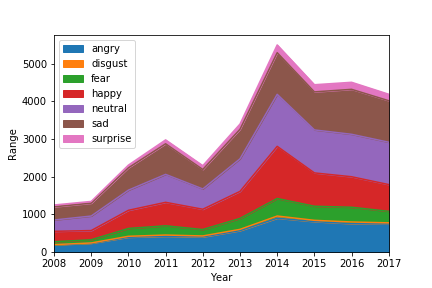
#> input picture Movie Analysis/1555539227.29893.png, 432 x 288 px
$ jupyter execute --allow-errors Untitled1.ipynb
#> lines starting #> are read from the running program, lines starting #| are printed output that depends on the picture; after the words box and inside, x2 and y2 are one past the last pixel; in counts of white or black regions, pixels touching at a corner belong together
#> (reads Movie Analysis/movie_name_char_mentions_centrality.csv from the repository)
#> (reads Movie Analysis/movie_emotion_year.csv from the repository)
#> (reads Movie Analysis/movie_singer_count.csv from the repository)
#> (reads Movie Analysis/movie_plot.csv from the repository)
#> the answer given: 1
[cell 1]
import warnings
warnings.filterwarnings("ignore")

import tensorflow as tf
from tensorflow.python.keras.preprocessing.text import Tokenizer
import numpy as np
import pandas as pd
import matplotlib.pyplot as plt
import seaborn as sns


class ImageProcessing:

    def image_process(self):
        import pytesseract
        from PIL import Image
        import cv2
        import os
        path='c:\data_analysis'
        # load the image
        img_path=input("Enter the complete path of the image file")
#> the answer given: 1555539227.29893.png
        img=Image.open(img_path)
#> img is the input picture: PIL image 432x288 RGBA; mean R, G, B, A 209.3, 194.4, 201.6, 255
        if not os.path.exists(path):
            os.makedirs(path)
        print("Hold until we process your Image.....")
        #convert the image type into numpy array for processing
        image_data = np.asarray(img)
        #denoising the image
        dst = cv2.fastNlMeansDenoisingColored(image_data,None,10,10,7,21)
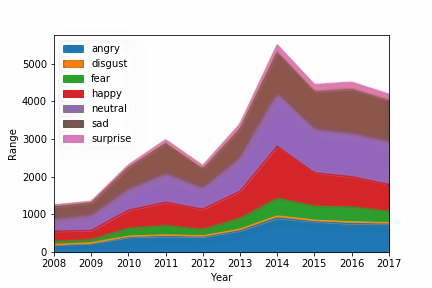
#> dst: shape (288, 432, 4); mean R, G, B, A 208.2, 193.7, 200.3, 255
        #saving the denoised image
        cv2.imwrite(r'c:\data_analysis\deionise.png', dst)
        #to convert tesseract_cmd file to tesseract.exe
        pytesseract.pytesseract.tesseract_cmd = "C:/Program Files/Tesseract 4.0.0/tesseract.exe"
        pytesseract.pytesseract.tesseract_cmd = 'C:/Program Files/Tesseract-OCR/tesseract.exe'
        #converting the image into grayscale
        gray = cv2.cvtColor(image_data, cv2.COLOR_BGR2GRAY)
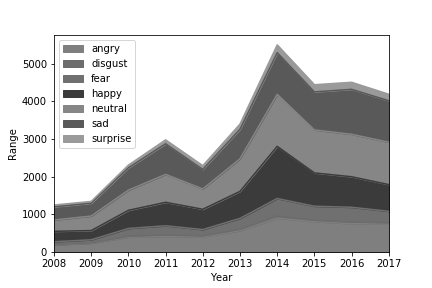
#> gray: shape (288, 432); min 0, max 255, mean 198.2
        #saving the grayscale image
        cv2.imwrite(r'c:\data_analysis\enhancedGrayscaleLineCapture.png', gray)
        #to increase the threshold of the image
        th1 = cv2.adaptiveThreshold(gray,255,cv2.ADAPTIVE_THRESH_GAUSSIAN_C,\
                                    cv2.THRESH_BINARY,11,2)
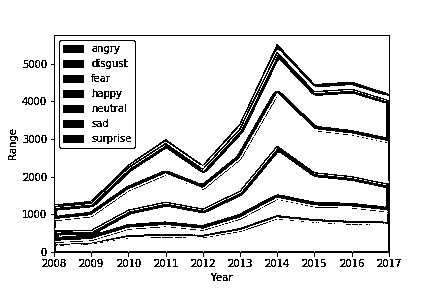
#> th1: shape (288, 432); 88.8% white; 202 black regions (131 under 20 px), largest, box (x1, y1, x2, y2) and area: (51, 35, 390, 257) 9689, (59, 40, 136, 149) 368, (63, 45, 84, 53) 168
        ret2,th2 = cv2.threshold(gray,0,255,cv2.THRESH_BINARY+cv2.THRESH_OTSU)
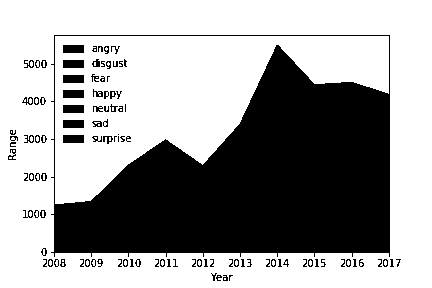
#> th2: shape (288, 432); 63.1% white; 104 black regions (43 under 20 px), largest, box (x1, y1, x2, y2) and area: (51, 35, 390, 257) 42700, (63, 45, 84, 53) 168, (63, 60, 84, 68) 168
#> ret2 = 178
        blur = cv2.GaussianBlur(gray,(5,5),0)
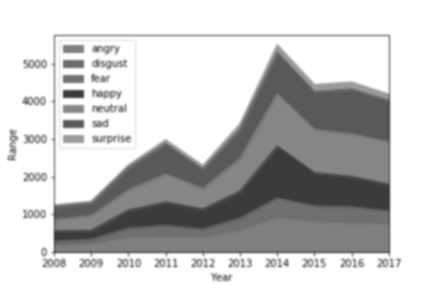
#> blur: shape (288, 432); min 56, max 255, mean 198.2
        ret3,th3 = cv2.threshold(blur,0,255,cv2.THRESH_BINARY+cv2.THRESH_OTSU)
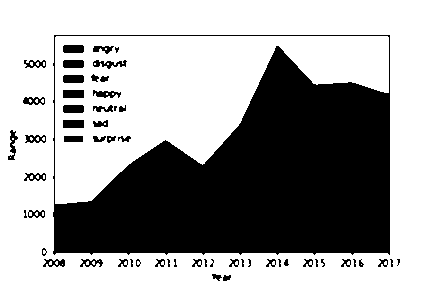
#> th3: shape (288, 432); 63% white; 57 black regions (16 under 20 px), largest, box (x1, y1, x2, y2) and area: (53, 35, 390, 255) 42513, (63, 90, 84, 98) 168, (63, 120, 84, 128) 168
#> ret3 = 179
        blue, green, red = cv2.split(image_data)
        blue_edges = cv2.Canny(blue, 100, 10)
        green_edges = cv2.Canny(green, 100, 10)
        red_edges = cv2.Canny(red, 100, 10)
        edges = blue_edges | green_edges | red_edges
        #saving enhanced gray scale threshold,grayscaled images
        cv2.imwrite(r'c:\data_analysis\enhancedGrayscaleThresholdLineCapture.png', th2)
        cv2.imwrite(r'c:\data_analysis\bluegreenred.png', edges)
        img2=Image.open(r'c:\data_analysis\enhancedGrayscaleThresholdLineCapture.png')
        img1=Image.open(r'c:\data_analysis\bluegreenred.png')
        images=Image.open(r'c:\data_analysis\deionise.png')
        #extract text from denoised image
        result=pytesseract.image_to_string(images,lang='eng')
        output_temp=result.split()
        for i in range(len(output_temp)):
            output_temp[i]=output_temp[i].lower()
        output_vectors=[]
        """for i in range(len(output_temp)):
            output_vectors.append(len(output_temp[i]))
        x=max(output_vectors)
        for k in range(len(output_vectors)):
            if(x==output_vectors[k]):
                x=k
                break
        output=output_temp[x]"""
        return output_temp


class Visualize:
    def __init__(self):
        self.df1 = pd.read_csv('./movie_name_char_mentions_centrality.csv')
        self.df2 = pd.read_csv('./movie_emotion_year.csv')
        self.df3 = pd.read_csv('./movie_singer_count.csv')
        self.df4 = pd.read_csv('./movie_plot.csv')
        self.df5 = pd.read_csv('./movie_all.csv')

    # [268 lines left out: functions lead_role, characters, character, plot, appearances, year and 8 more, not called in this run]


# Driver Code

# input using NLP
ext = 0         # checking for exit condition
#> (the rest of this cell did not finish here and is left out)

#> (a cell that did not finish here is left out)

[cell 3]
import pytesseract
from PIL import Image, ImageEnhance, ImageFilter

im = Image.open("1555539227.29893.png") # the second one
im = im.filter(ImageFilter.MedianFilter())
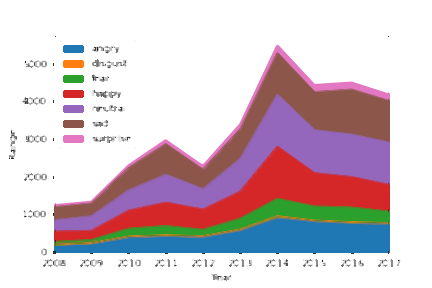
#> im: PIL image 432x288 RGBA; mean R, G, B, A 211.7, 197.2, 204.6, 255
enhancer = ImageEnhance.Contrast(im)
im = enhancer.enhance(2)
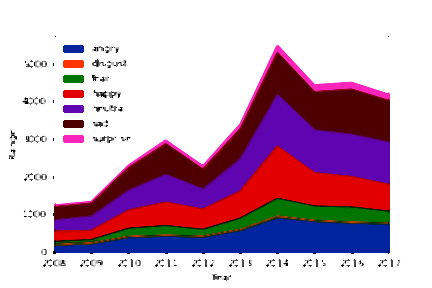
#> im: PIL image 432x288 RGBA; mean R, G, B, A 198.9, 170.3, 190.4, 255
im = im.convert('1')
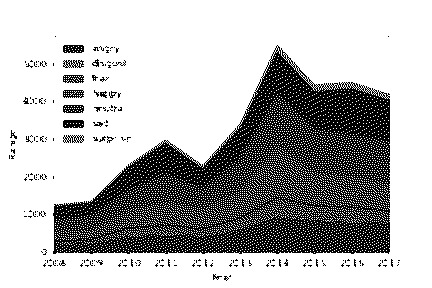
#> im: PIL image 432x288 1; 70.9% white; black in thin lines or dots, all inside (x1, y1, x2, y2) = (9, 36, 400, 281)
im.save('temp2.jpg')
#> (the rest of this cell did not finish here and is left out)
